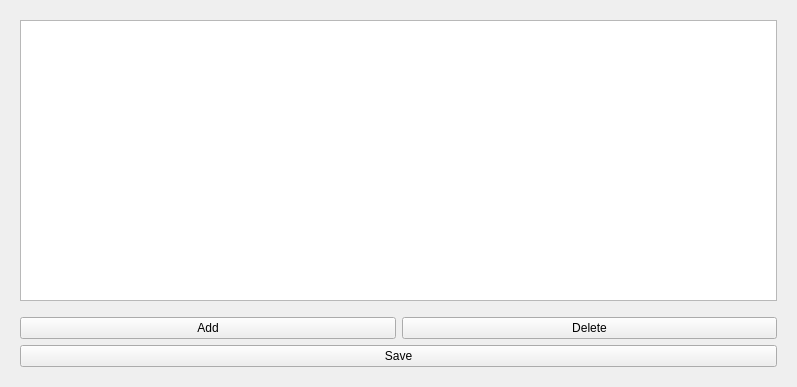
<?xml version="1.0" encoding="UTF-8"?>
<ui version="4.0">
 <class>projectCreation01</class>
 <widget class="QWidget" name="projectCreation01">
  <property name="geometry">
   <rect>
    <x>0</x>
    <y>0</y>
    <width>797</width>
    <height>387</height>
   </rect>
  </property>
  <property name="sizePolicy">
   <sizepolicy hsizetype="MinimumExpanding" vsizetype="MinimumExpanding">
    <horstretch>0</horstretch>
    <verstretch>0</verstretch>
   </sizepolicy>
  </property>
  <property name="styleSheet">
   <string notr="true"/>
  </property>
  <layout class="QVBoxLayout" name="verticalLayout_2">
   <item>
    <widget class="QScrollArea" name="scrollArea">
     <property name="frameShape">
      <enum>QFrame::NoFrame</enum>
     </property>
     <property name="widgetResizable">
      <bool>true</bool>
     </property>
     <widget class="QWidget" name="scrollAreaWidgetContents">
      <property name="geometry">
       <rect>
        <x>0</x>
        <y>0</y>
        <width>779</width>
        <height>369</height>
       </rect>
      </property>
      <layout class="QVBoxLayout" name="verticalLayout_4">
       <item>
        <widget class="QTableView" name="contact_listview"/>
       </item>
       <item>
        <spacer name="verticalSpacer">
         <property name="orientation">
          <enum>Qt::Vertical</enum>
         </property>
         <property name="sizeType">
          <enum>QSizePolicy::Maximum</enum>
         </property>
         <property name="sizeHint" stdset="0">
          <size>
           <width>20</width>
           <height>10</height>
          </size>
         </property>
        </spacer>
       </item>
       <item>
        <layout class="QHBoxLayout" name="horizontalLayout">
         <item>
          <widget class="QPushButton" name="add_button">
           <property name="cursor">
            <cursorShape>OpenHandCursor</cursorShape>
           </property>
           <property name="text">
            <string>Add</string>
           </property>
          </widget>
         </item>
         <item>
          <widget class="QPushButton" name="delete_button">
           <property name="cursor">
            <cursorShape>OpenHandCursor</cursorShape>
           </property>
           <property name="text">
            <string>Delete</string>
           </property>
          </widget>
         </item>
        </layout>
       </item>
       <item>
        <widget class="QPushButton" name="save_button">
         <property name="text">
          <string>Save</string>
         </property>
        </widget>
       </item>
      </layout>
     </widget>
    </widget>
   </item>
  </layout>
 </widget>
 <resources/>
 <connections/>
</ui>
